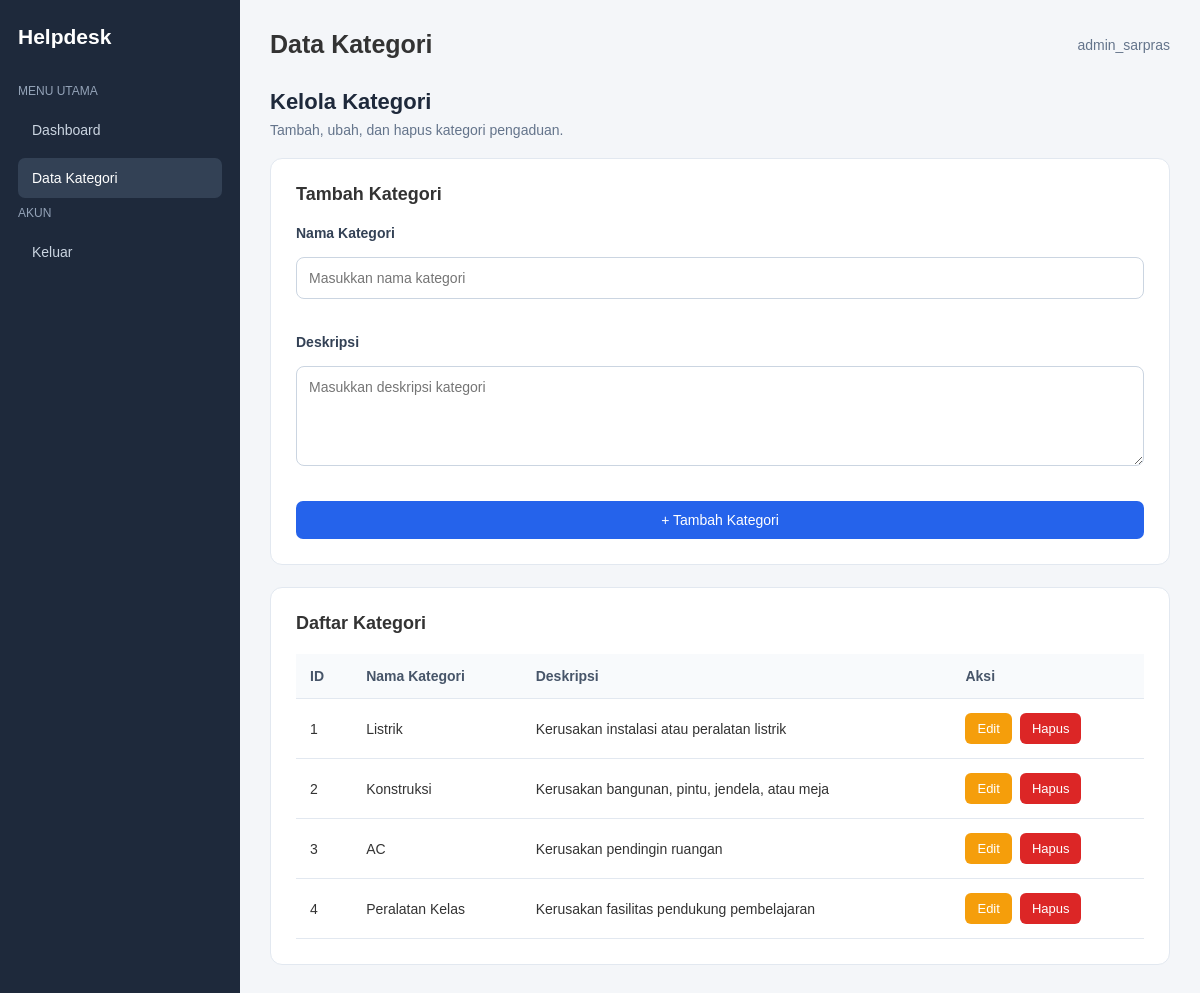
/kategori.php (signed in), run on the app's committed database.
### tables this page shows
CREATE TABLE `kategori` (
  `id_kategori` int(11) NOT NULL,
  `nama_kategori` varchar(100) NOT NULL,
  `deskripsi` text DEFAULT NULL
);

### kategori.php (the view, shortened to what this page needs)
<?php
require_once __DIR__ . "/koneksi.php";
$data_edit = null;
$batas = 5;
$halaman = isset($_GET["halaman"]) ? (int) $_GET["halaman"] : 1;
$posisi = ($halaman - 1) * $batas;
$stmt = mysqli_prepare(
    $conn,
    "SELECT * FROM kategori
     ORDER BY id_kategori ASC
     LIMIT ? OFFSET ?"
);
mysqli_stmt_bind_param($stmt, "ii", $batas, $posisi);
mysqli_stmt_execute($stmt);
$result = mysqli_stmt_get_result($stmt);
$nama_admin = htmlspecialchars($_SESSION["nama"] ?? "Admin");
?>
<!DOCTYPE html>
<html lang="id">
<head>
    <link rel="stylesheet" href="assets/css/styles.css">
</head>
<body>
<div class="dashboard-layout">
    <aside class="sidebar">
        <h2>Helpdesk</h2>
        <p>MENU UTAMA</p>
        <a href="dashboard_sarpras.php">Dashboard</a>
        <a href="kategori.php" class="active">Data Kategori</a>
        <p>AKUN</p>
        <a href="logout.php">Keluar</a>
    </aside>
    <main class="main-content">
        <div class="topbar">
            <h1>Data Kategori</h1>
            <span><?= $nama_admin ?></span>
        </div>
        <div class="category-header">
            <div>
                <h1>Kelola Kategori</h1>
                <p>Tambah, ubah, dan hapus kategori pengaduan.</p>
            </div>
        </div>
        <div class="category-card" id="form-kategori">
            <h2>
                <?= $data_edit ? "Edit Kategori" : "Tambah Kategori" ?>
            </h2>
            <form method="POST" class="category-form">
                <div class="form-group">
                    <label>Nama Kategori</label>
                    <input
                        type="text"
                        name="nama_kategori"
                        placeholder="Masukkan nama kategori"
                        value="<?= htmlspecialchars($data_edit["nama_kategori"] ?? "") ?>"
                        required
                    >
                </div>
                <div class="form-group">
                    <label>Deskripsi</label>
                    <textarea
                        name="deskripsi"
                        placeholder="Masukkan deskripsi kategori"
                    ><?= htmlspecialchars($data_edit["deskripsi"] ?? "") ?></textarea>
                </div>
                <?php if ($data_edit): ?>
                    <button type="submit" name="edit" class="btn">
                        Simpan Perubahan
                    </button>
                    <a href="kategori.php" class="btn btn-danger">
                        Batal
                    </a>
                <?php else: ?>
                    <button type="submit" name="tambah" class="btn">
                        + Tambah Kategori
                    </button>
                <?php endif; ?>
            </form>
        </div>
        <div class="category-card">
            <h2>Daftar Kategori</h2>
            <div class="table-wrapper">
                <table class="category-table">
                    <thead>
                        <tr>
                            <th>ID</th>
                            <th>Nama Kategori</th>
                            <th>Deskripsi</th>
                            <th>Aksi</th>
                        </tr>
                    </thead>
                    <tbody>
                        <?php if ($result && mysqli_num_rows($result) > 0): ?>
                            <?php while ($row = mysqli_fetch_assoc($result)): ?>
                                <tr>
                                    <td>
                                        <?= (int) $row["id_kategori"] ?>
                                    </td>
                                    <td>
                                        <?= htmlspecialchars($row["nama_kategori"]) ?>
                                    </td>
                                    <td>
                                        <?= htmlspecialchars($row["deskripsi"] ?? "") ?>
                                    </td>
                                    <td>
                                        <div class="category-actions">
                                            <a
                                                href="kategori.php?edit=<?= (int) $row["id_kategori"] ?>"
                                                class="btn-edit"
                                            >
                                                Edit
                                            </a>
                                            <form method="POST"
                                                onsubmit="return confirm('Yakin ingin menghapus kategori ini?')">
                                                <button
                                                    type="submit"
                                                    name="hapus"
                                                    class="btn-delete"
                                                >
                                                    Hapus
                                                </button>
                                            </form>
                                        </div>
                                    </td>
                                </tr>
                            <?php endwhile; ?>
                        <?php endif; ?>
                    </tbody>
                </table>
            </div>
        </div>
    </main>
</div>
</body>
</html>

### assets/css/styles.css (style rules this page uses)
* { margin: 0; padding: 0; box-sizing: border-box; }
body { font-family: Arial, sans-serif; background: #f4f6f9; color: #333; }
a { text-decoration: none; color: inherit; }
.dashboard-layout { display: flex; min-height: 100vh; }
.sidebar { width: 240px; background: #1e293b; color: white; padding: 25px 18px; }
.sidebar h2 { font-size: 21px; margin-bottom: 35px; }
.sidebar p { font-size: 12px; color: #94a3b8; margin-bottom: 12px; }
.sidebar a { display: block; padding: 12px 14px; margin-bottom: 8px; border-radius: 7px; color: #cbd5e1; font-size: 14px; }
.sidebar a:hover, .sidebar a.active { background: #334155; color: white; }
.main-content { flex: 1; padding: 30px; min-width: 0; }
.topbar { display: flex; justify-content: space-between; align-items: center; margin-bottom: 30px; gap: 15px; }
.topbar h1 { font-size: 25px; }
.topbar span { color: #64748b; font-size: 14px; }
.btn { display: inline-block; background: #2563eb; color: white; padding: 11px 16px; border-radius: 7px; font-size: 14px; border: none; cursor: pointer; }
.table-wrapper { overflow-x: auto; }
table { width: 100%; border-collapse: collapse; }
th, td { padding: 13px; text-align: left; border-bottom: 1px solid #e2e8f0; font-size: 14px; }
th { background: #f8fafc; }
.category-header { display: flex; justify-content: space-between; align-items: center; margin-bottom: 20px; }
.category-header h1 { font-size: 22px; color: #1e293b; }
.category-header p { color: #64748b; font-size: 14px; margin-top: 7px; }
.category-card { background: white; padding: 25px; border-radius: 12px; border: 1px solid #e2e8f0; margin-bottom: 22px; }
.category-card h2 { font-size: 18px; margin-bottom: 20px; }
.category-form { display: grid; gap: 15px; }
.category-form .form-group { display: flex; flex-direction: column; gap: 8px; }
.category-form label { font-size: 14px; font-weight: 600; }
.category-form input, .category-form textarea { width: 100%; padding: 12px; border: 1px solid #cbd5e1; border-radius: 7px; font-family: Arial, sans-serif; font-size: 14px; }
.category-form textarea { min-height: 100px; resize: vertical; }
.category-table { width: 100%; border-collapse: collapse; }
.category-table th, .category-table td { padding: 14px; border-bottom: 1px solid #e2e8f0; text-align: left; font-size: 14px; }
.category-table th { background: #f8fafc; color: #475569; }
.category-actions { display: flex; align-items: center; gap: 8px; }
.category-actions form { margin: 0; }
.btn-edit, .btn-delete { display: inline-block; padding: 8px 12px; border: none; border-radius: 6px; color: white; font-size: 13px; cursor: pointer; }
.btn-edit { background: #f59e0b; }
.btn-delete { background: #dc2626; }
.form-group { margin-bottom: 20px; }
.form-group label { display: block; margin-bottom: 8px; font-weight: 600; color: #334155; }
.form-group input, .form-group select, .form-group textarea { width: 100%; padding: 12px; border: 1px solid #cbd5e1; border-radius: 8px; font-size: 14px; box-sizing: border-box; font-family: inherit; }
.form-group textarea { resize: vertical; }
.table-wrapper { width: 100%; overflow-x: auto; margin-top: 20px; }

### data on the page
kategori: id_kategori "1", nama_kategori "Listrik", deskripsi "Kerusakan instalasi atau peralatan listrik"
kategori: id_kategori "2", nama_kategori "Konstruksi", deskripsi "Kerusakan bangunan, pintu, jendela, atau meja"
kategori: id_kategori "3", nama_kategori "AC", deskripsi "Kerusakan pendingin ruangan"
kategori: id_kategori "4", nama_kategori "Peralatan Kelas", deskripsi "Kerusakan fasilitas pendukung pembelajaran"

### other printed values
$nama_admin "admin_sarpras"
